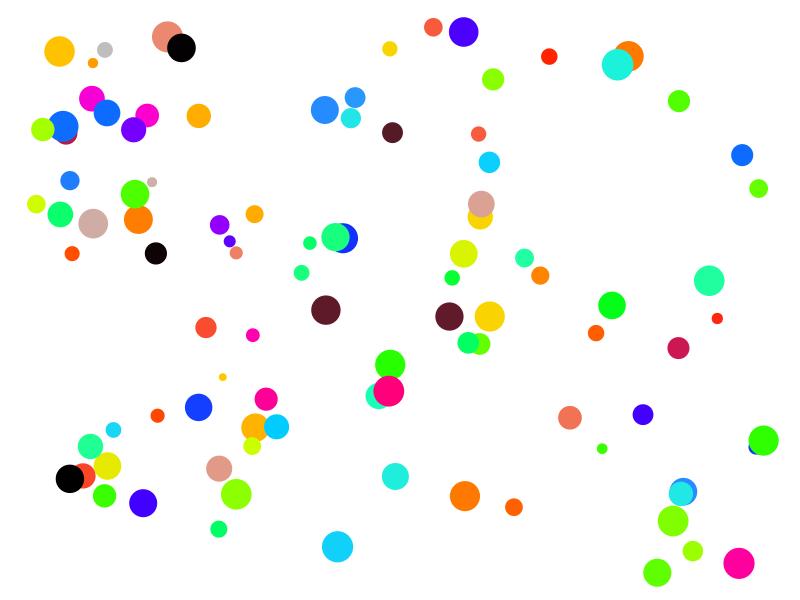
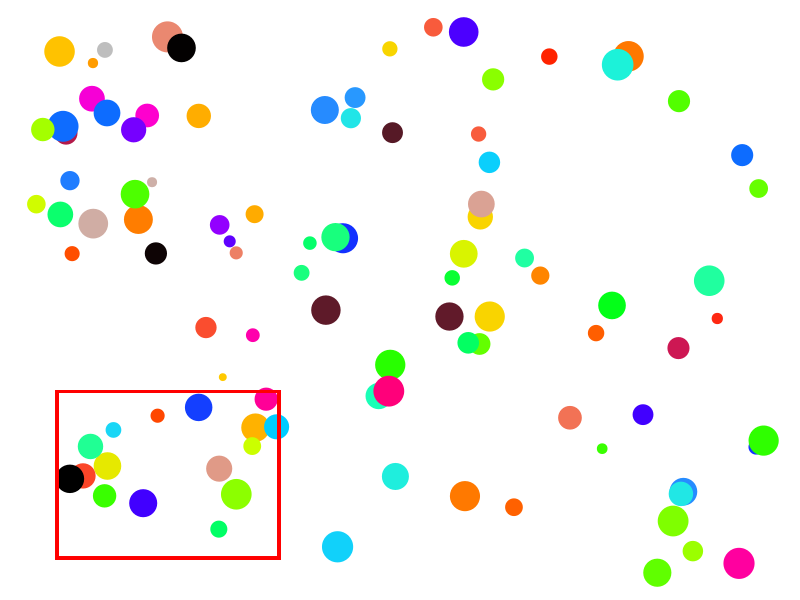
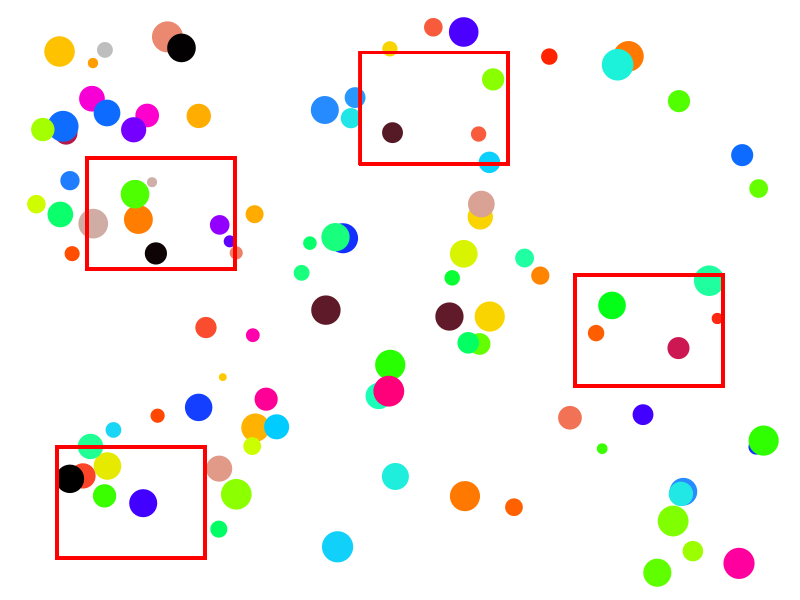
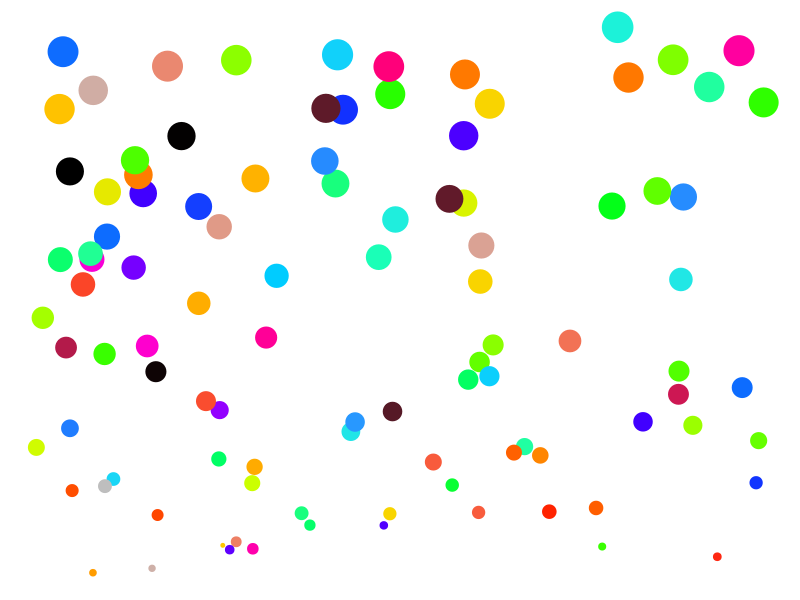
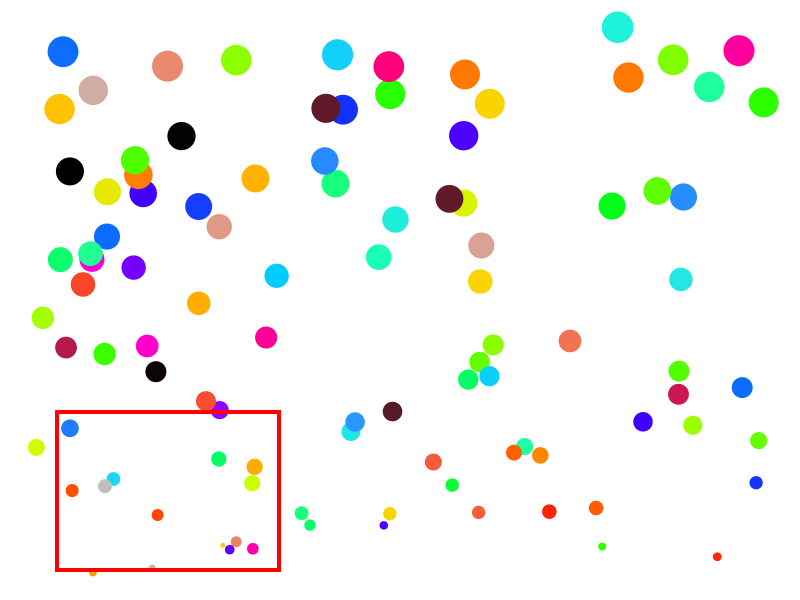
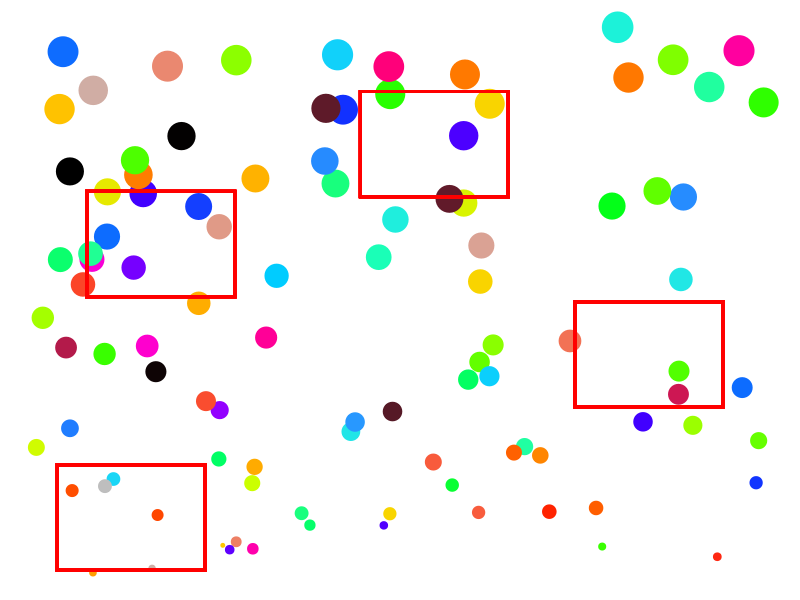
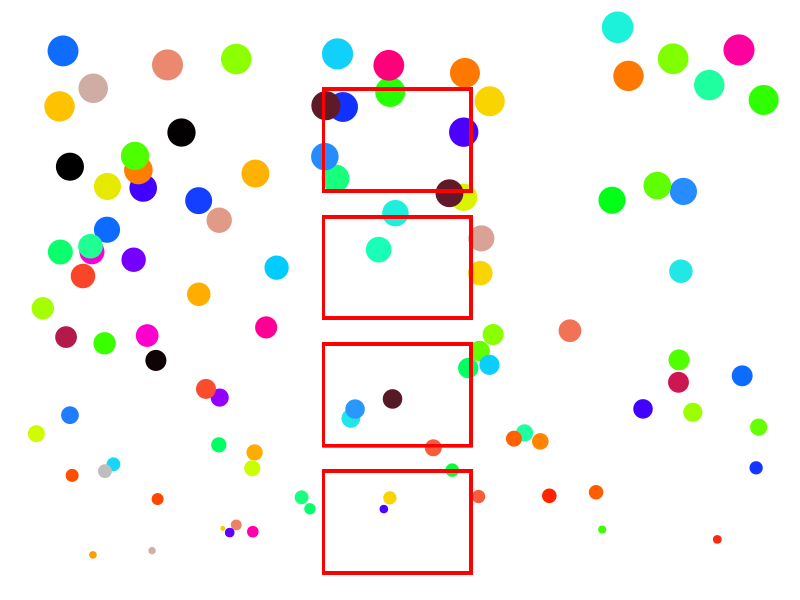
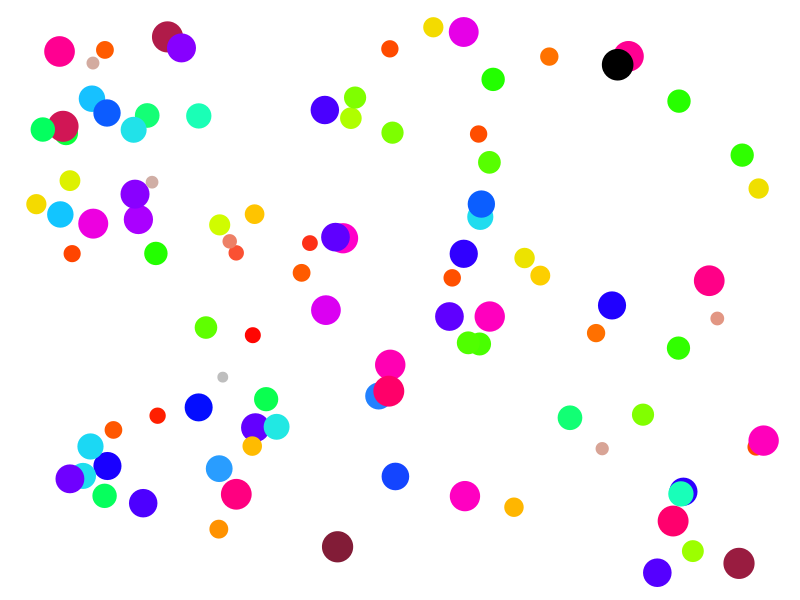

Here is the R script that generated these plots, in order:
################################################
### R Code for Lecture 3 - Sampling populations
###   
###
### Last Modified 9/7/2012
###
### Changelog:
### 
################################################

## @knitr lecture3prep
library(ggplot2)

########------------------------
### Populations and Samples
########------------------------

## @knitr population
#setup a 'population' for visualization
popMax<-100
set.seed(30)
popData<-data.frame(x=runif(popMax,1,popMax), 
                    y=runif(popMax,1,popMax), 
                    colorSize1 = runif(popMax,.01,popMax/10),
                    colorSize2 = runif(popMax,.01,popMax/10))


aPop<- qplot(x, y, size=colorSize1, colour=colorSize2, data=popData) + 
  theme_void() +xlab("")+ylab("") +
  scale_color_gradientn(guide=FALSE, colours = c("grey", rainbow(15), "black")) + 
  scale_size_continuous(guide=FALSE, range=c(2,10))

aPop

## @knitr sample
# A population with one "quadrat"
aPop+geom_rect(aes(xmin=4, xmax=34, ymin=4, ymax=34), colour="red", lwd=1, fill=NA)

## @knitr sampleSpread
# A population with one "quadrats" sampling
aPop +geom_rect(aes(xmin=4, xmax=24, ymin=4, ymax=24), colour="red", lwd=1, fill=NA) +
      geom_rect(aes(xmin=8, xmax=28, ymin=56, ymax=76), colour="red", lwd=1, fill=NA) +
      geom_rect(aes(xmin=45, xmax=65, ymin=75, ymax=95), colour="red", lwd=1, fill=NA) +
      geom_rect(aes(xmin=74, xmax=94, ymin=35, ymax=55), colour="red", lwd=1, fill=NA)


## @knitr spatialBias
#create pattern of association with a little noise
set.seed(45)
extraNoise<-runif(popMax, 0,popMax/10)
spatialPlot<-qplot(x, colorSize1*10+extraNoise, size=colorSize1, colour=colorSize2, data=popData) + 
  theme_void() +xlab("")+ylab("") +
  scale_color_gradientn(guide=FALSE, colours = c("grey", rainbow(15), "black")) + 
  scale_size_continuous(guide=FALSE, range=c(1,10))

spatialPlot

## @knitr spatialSample
spatialPlot+geom_rect(aes(xmin=4, xmax=34, ymin=4, ymax=34), colour="red", lwd=1, fill=NA)

## @knitr spatialSample2
#many plots
spatialPlot+geom_rect(aes(xmin=4, xmax=24, ymin=4, ymax=24), colour="red", lwd=1, fill=NA) +
  geom_rect(aes(xmin=8, xmax=28, ymin=56, ymax=76), colour="red", lwd=1, fill=NA) +
  geom_rect(aes(xmin=45, xmax=65, ymin=75, ymax=95), colour="red", lwd=1, fill=NA) +
  geom_rect(aes(xmin=74, xmax=94, ymin=35, ymax=55), colour="red", lwd=1, fill=NA)


## @knitr stratified
#many plots
spatialPlot+geom_rect(aes(xmin=40, xmax=60, ymin=0, ymax=20), colour="red", lwd=1, fill=NA) +
  geom_rect(aes(xmin=40, xmax=60, ymin=25, ymax=45), colour="red", lwd=1, fill=NA) +
  geom_rect(aes(xmin=40, xmax=60, ymin=50, ymax=70), colour="red", lwd=1, fill=NA) +
  geom_rect(aes(xmin=40, xmax=60, ymin=75, ymax=95), colour="red", lwd=1, fill=NA)


## @knitr colorSize
#create a pattern of color-size association
csPop<-qplot(x, y, size=colorSize1, colour=colorSize1, data=popData) + 
  theme_void() +xlab("")+ylab("") +
  scale_color_gradientn(guide=FALSE, colours = c("grey", rainbow(15), "black")) + 
  scale_size_continuous(guide=FALSE, range=c(3,10))

csPop

## @knitr samplePath
#sort popData by y
popDataSort<-popData[sort(popData$x, index.return=T)$ix,]
aPop + geom_line(data=popDataSort[which(popDataSort$y>50),][1:20,], aes(x=x, y=y), colour="black", lwd=1)

## @knitr samplePath2
#sort popData by y
popData<-popData[sort(popData$x, index.return=T)$ix,]
aPop + geom_line(data=popData[seq(1,100,5),], aes(x=x, y=y), colour="black", lwd=1)


########------------------------
### Describing Your Sample
########------------------------

## @knitr mean1
mean(c(1,4,5,10,15))

## @knitr mean2
mean(runif(n = 500, min = 0, max = 100))

## @knitr mean3
set.seed(5000)
population<-runif(400,0,100)
mean( sample(population, size=50) )


## @knitr exerciseMean1
set.seed(5000)
population<-runif(n = 400, min = 0, max = 100)
mean( sample(population, size=3) )
mean( sample(population, size=3) )


## @knitr exerciseMean2
mean( sample(population, size=100) )
mean( sample(population, size=100) )

## @knitr exerciseMean3
mean (c(mean( sample(population, size=3) ),
        mean( sample(population, size=3) ),
        mean( sample(population, size=3) ),
        mean( sample(population, size=3) ) ))

mean (c(mean( sample(population, size=50) ),
        mean( sample(population, size=50) ),
        mean( sample(population, size=50) ),
        mean( sample(population, size=50) ) ))



## @knitr exerciseSD
        sd( sample(population, size=3) )
        sd( sample(population, size=3) )
        sd( sample(population, size=3) )
        sd( sample(population, size=3) )

        sd( sample(population, size=50) )
        sd( sample(population, size=50) )
        sd( sample(population, size=50) )
        sd( sample(population, size=50) )
